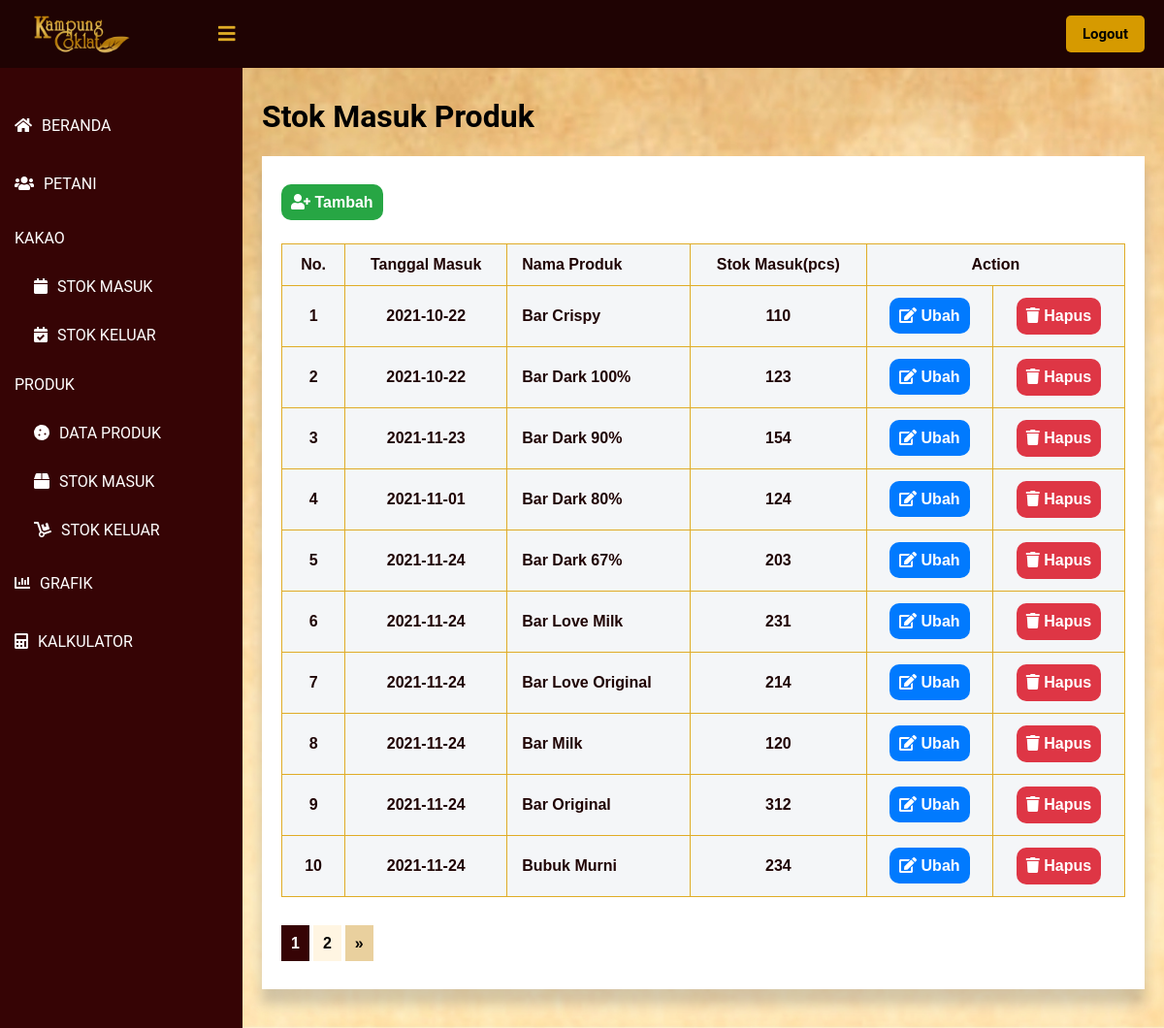
Page /public/lihat_SMP/1 (signed in) on the committed database.
### tables this page shows
CREATE TABLE `stok_masuk_produk` (
  `id_masuk_produk` int(11) NOT NULL,
  `tanggal_masuk` timestamp NOT NULL DEFAULT current_timestamp(),
  `nama_produk` int(11) NOT NULL,
  `stok_masuk` int(11) NOT NULL
);

CREATE TABLE `produk` (
  `id_produk` int(11) NOT NULL,
  `nama_produk` varchar(30) NOT NULL,
  `berat_bersih` int(11) NOT NULL,
  `harga` int(11) NOT NULL,
  `produksi_kakao_kering` int(11) NOT NULL,
  `produksi_kakao_basah` int(11) NOT NULL
);

### app/core/Controller.php (called while the page is built, shortened)
<?php
class Controller {
    public function view($view, $data = [])
    {
        require_once   '../app/views/'.$view.'.php';
    }
}
?>

### app/controllers/Lihat_SMP.php (called while the page is built, shortened)
<?php
class Lihat_SMP extends Controller {
    public function index($page)
    {
        $id_user = $_SESSION['id'];
        $user = $this->model('User_model')->getUserById($id_user);
        $data['masuk_produk'] = $this->model('SMP_model')->getList($page);
        $data['nama'] = $user['nama'];
        $this->view('lihat_SMP/index', $data);
    }
}
?>

### app/core/App.php (called while the page is built, shortened)
<?php
class App {
    protected $method = 'index';
    protected $params = [];
    public function __construct()
    {
        $url = $this->parseURL();
        if ( file_exists('../app/controllers/' . $url[0] . '.php') ) {
            unset($url[0]);
        }
        $this->controller = new $this->controller;
        if ( !empty($url) ) {
            $this->params = array_values($url);
        }
        call_user_func_array([$this->controller, $this->method], $this->params);
    }
    public function parseURL()
    {
        if ( isset($_GET['url']) ) {
            $url = rtrim($_GET['url'], '/');
            $url = filter_var($url, FILTER_SANITIZE_URL);
            $url = explode("/", $url);
            return $url;
        }
    }
}

### public/index.php (called while the page is built, shortened)
<?php
$app = new App;

### app/core/Database.php (called while the page is built, shortened)
<?php
class Database {
    private $host = DB_HOST;
    private $db_name = DB_NAME;
    private $dbh;
    private $stmt;
    public function __construct()
    {
        $dsn = 'mysql:host=' . $this->host . ';dbname=' . $this->db_name;
        try {
            $this->dbh = new PDO($dsn, 'root', '');
        } catch(PDOException $e) {
            die($e->getMessage());
        }
    }
    public function query($query)
    {
        $this->stmt = $this->dbh->prepare($query);
    }
    public function bind($param, $value, $type=null)
    {
        if ( is_null($type) ) {
            switch( true ) {
                default :
                    $type = PDO::PARAM_STR;
            }
        }
        $this->stmt->bindValue($param, $value, $type);
    }
    public function execute()
    {
        $this->stmt->execute();
    }
    public function resultSet()
    {
        $this->execute();
        return $this->stmt->fetchAll(PDO::FETCH_ASSOC);
    }
}

### app/models/SMP_model.php (called while the page is built, shortened)
<?php
class SMP_model {
    private $table = 'stok_masuk_produk';
    private $db;
    public function __construct()
    {
        $this->db = new Database;
    }
    public function getList($page)
    {
        $data = [];
        $jumlahDataSetiapPage = 10;
        $this -> db -> query("SELECT stok_masuk_produk.*, produk.nama_produk, DATE_FORMAT(tanggal_masuk, '%Y-%m-%d') AS tanggal_masuk FROM `" . $this->table . "` LEFT JOIN produk ON produk.id_produk = stok_masuk_produk.nama_produk");
        $jumlahData = $this -> db -> resultSet();
        $jumlahData = count($jumlahData);
        $jumlahPage = ceil($jumlahData / $jumlahDataSetiapPage);
        $halamanSaatIni = ( isset($page) ) ? $page : 1;
        $dataPertama = ($jumlahDataSetiapPage * $halamanSaatIni) - $jumlahDataSetiapPage;
        $this -> db -> query("SELECT stok_masuk_produk.*, produk.nama_produk, DATE_FORMAT(tanggal_masuk, '%Y-%m-%d') AS tanggal_masuk FROM `" . $this->table . "` LEFT JOIN produk ON produk.id_produk = stok_masuk_produk.nama_produk LIMIT $dataPertama, $jumlahDataSetiapPage");
        $daftarData = $this -> db -> resultSet();
        $data['list_data'] = $daftarData;
        $data['halaman_saat_ini'] = $halamanSaatIni;
        $data['jumlah_halaman'] = $jumlahPage;
        return $data;
    }
}

### app/views/lihat_SMP/index.php (the view, shortened to what this page needs)
<!DOCTYPE html>
<html lang=”en”>
<head>
	<link href="<?= BASEURL ?>/css/melihat_petani.css" rel="stylesheet" type="text/css">
    <link rel="stylesheet" href="https://cdnjs.cloudflare.com/ajax/libs/font-awesome/5.12.1/css/all.min.css">
</head>
<body>
    <header>
        <label for="check">
            <i class="fas fa-bars" id="sidebar_btn"></i>
        </label>
        <div class="left_area">
            <img src="http://localhost/KampungCoklat/public/img/Logo-Daun.png">
        </div>
        <div class="right_area">
            <a href="<?= BASEURL ?>/logout" style="color: #000; margin-left: 10px;" class="logout_btn">Logout</a>
        </div>
    </header>
    <div class="sidebar">
        <a class="menu" href="<?= BASEURL ?>/beranda"><i class="fas fa-home"></i><span>BERANDA</span></a>
        <a class="menu" href="<?= BASEURL ?>/lihat_petani/1"><i class="fas fa-users"></i><span>PETANI</span></a>
        <p class="menu2">KAKAO</p>
        <a class="sub_menu" href="<?= BASEURL ?>/lihat_stok/1"><i class="fas fa-calendar"></i><span>STOK MASUK</span></a>
        <a class="sub_menu" href="<?= BASEURL ?>/lihat_SKK/1"><i class="fas fa-calendar-check"></i><span>STOK KELUAR</span></a>
        <p class="menu2">PRODUK</p>
        <a class="sub_menu" href="<?= BASEURL ?>/lihat_produk/1"><i class="fas fa-cookie"></i><span>DATA PRODUK</span></a>
        <a class="sub_menu" href="<?= BASEURL ?>/lihat_SMP/1"><i class="fas fa-box"></i><span>STOK MASUK</span></a>
        <a class="sub_menu" href="<?= BASEURL ?>/lihat_SKP/1"><i class="fas fa-dolly"></i><span>STOK KELUAR</span></a>
        <a class="menu" href="<?= BASEURL ?>/grafik/2021"><i class="fas fa-chart-bar"></i><span>GRAFIK</span></a>
        <a class="menu" href="<?= BASEURL ?>/kalkulator"><i class="fas fa-calculator"></i><span>KALKULATOR</span></a>
    </div>
    <div class="content">
        <div class="card">
            <h1>Stok Masuk Produk</h1>
        </div>
        <div class="card_table">
            <div>
                <div class="card_table1">
                    <br><br>
                    <a href="<?= BASEURL ?>/tambah_SMP" class="tambah"><i class="fas fa-user-plus"></i><span> Tambah</span></a>
                </div>
                </div>
                <div class="card_table2">
                    <table class="tabelMahasiswa" width="60%">
                        <tr>
                            <th style="text-align: center;">No.</th>
                            <th style="text-align: center;">Tanggal Masuk</th>
                            <th>Nama Produk</th>
                            <th style="text-align: center;">Stok Masuk(pcs)</th>
                            <th colspan="2" style="text-align: center;">Action</th>
                        </tr>
                        <?php foreach ($data['masuk_produk']['list_data'] as $key => $value) { ?>
                        <tr>
                            <th style="text-align: center;"><?= ($key + 1) ?></th>
                            <th style="text-align: center;"><?= $value['tanggal_masuk'] ?></th>
                            <th><?= $value['nama_produk'] ?></th>
                            <th style="text-align: center;"><?= $value['stok_masuk'] ?></th>
                            <th style = "text-align: center;">
                                <a class = 'edit' href = '<?= BASEURL;?>/ubah_SMP/<?= $value['id_masuk_produk']?>'><i class="fas fa-edit"></i> Ubah</a>
                            </th>
                            <th style = "text-align: center;">
                                <form method="get" action="<?= BASEURL;?>/hapus_SMP/hapus/<?= $value['id_masuk_produk']?>">
                                    <button style = "font-size: 16px; border: none;" type="submit" class="hapus" onclick="return confirm('Apakah anda yakin ingin menghapus data tersebut?');"><i class="fas fa-trash"></i> Hapus</button>
                                </form>
                            </th>
                        </tr>
                        <?php } ?>
                    </table>
                    <br>
                    <br>
                    <?php for($p = 1; $p <= $data['masuk_produk']['jumlah_halaman']; $p++): ?>
                        <?php if($p == $data['masuk_produk']['halaman_saat_ini']): ?>
                            <a href= "<?= BASEURL ?>/lihat_SMP/<?= $p; ?>" class = 'page_aktif'><?= $p; ?></a>
                        <?php else: ?>
                            <a href= "<?= BASEURL ?>/lihat_SMP/<?= $p; ?>"  class = 'page'><?= $p; ?></a>
                        <?php endif; ?>
                    <?php endfor; ?>
                    <?php if($data['masuk_produk']['halaman_saat_ini'] < $data['masuk_produk']['jumlah_halaman']): ?>
                        <a href = "<?= BASEURL ?>/lihat_SMP/<?= $data['masuk_produk']['halaman_saat_ini'] + 1; ?>"  class = 'pageLebih'>&raquo;</a>
                    <?php endif; ?>
                    <br>
                    <br>
                    <br>
                </div>
            </div>
        </div>
</body>
</html>

### public/css/melihat_petani.css (style rules this page uses)
body { margin: 0; padding: 0; font-family: "Roboto", sans-serif; }
header { z-index: 1; position: fixed; background: #1f0303; padding: 20px; width: calc(100% - 0%); top: 0; height: 30px; }
.left_area img { width: 120px; margin-top: -15px; }
.logout_btn { padding-left: 17px; padding-right: 17px; padding-bottom: 10px; padding-top: 10px; background: #d69a00; text-decoration: none; float: right; margin-top: -60px; margin-right: 40px; border-radius: 5px; font-size: 15px; font-weight: 600; color: #360405; transition: 0.5s; transition-property: background; }
.sidebar { z-index: 1; top: 0; background: #360405; margin-top: 70px; padding-top: 30px; position: fixed; left: 0; width: 250px; height: calc(100% - 9%); transition: 0.5s; transition-property: left; overflow-y: auto; }
.menu { color: #fff; display: block; width: 100%; line-height: 60px; text-decoration: none; padding-left: 15px; box-sizing: border-box; transition: 0.5s; transition-property: background; }
.menu2 { color: #fff; display: block; width: 100%; text-decoration: none; padding-left: 15px; box-sizing: border-box; transition: 0.5s; transition-property: background; }
.sub_menu { color: #fff; display: block; width: 100%; line-height: 50px; text-decoration: none; padding-left: 35px; box-sizing: border-box; transition: 0.5s; transition-property: background; }
.sidebar i { padding-right: 10px; }
label #sidebar_btn { z-index: 1; color: #e0ac26; position: fixed; cursor: pointer; left: 225px; font-size: 20px; margin: 5px 0; transition: 0.5s; transition-property: color; }
.content { background: url('http://localhost/KampungCoklat/public/img/bg.jpg'); background-position: center; background-size: cover; height: auto; transition: 0.5s; width: (100% - 250px); margin-top: 60px; padding: 20px; margin-left: 250px; }
.content .card_table { box-shadow: 0 19px 38px rgba(255, 255, 255, 0.3), 0 15px 12px rgba(0,0,0,0.22); background-color: #fff; }
.tabelMahasiswa { margin-top: 10px; font-family: Arial; border-collapse: collapse; width: 100%; }
.content .card_table1 { margin: 20px; height: 50px; }
.content .card_table2 { margin-top: 40px; margin-left: 20px; margin-bottom: 20px; margin-right: 20px; }
.tambah { cursor: crosshair; text-decoration: none; background-color: #27a644; padding: 10px 10px; text-align: center; border-radius: 10px; font-family: Arial; font-weight: bold; color: white; }
.edit { text-decoration: none; background-color: #017afe; padding: 10px 10px; text-align: center; border-radius: 10px; font-family: Arial; font-weight: bold; color: white; cursor: pointer; }
.pageLebih { text-decoration: none; background-color: #e9d09e; padding: 10px 10px; text-align: center; font-family: Arial; font-weight: bold; color: black; }
.page { text-decoration: none; background-color: #fff5e2; padding: 10px 10px; text-align: center; font-family: Arial; font-weight: bold; color: black; }
.page_aktif { text-decoration: none; background-color: #360405; padding: 10px 10px; text-align: center; font-family: Arial; font-weight: bold; color: white; font-weight: bold; }
.hapus { text-decoration: none; background-color: #de3645; padding: 10px 10px; text-align: center; border-radius: 10px; font-family: Arial; font-weight: bold; color: white; cursor: pointer; }
td, th { border: 1px solid #e0ac26; padding: 15px; }
tr:nth-child(even) { background-color: #747677; }
th { padding-top: 12px; padding-bottom: 12px; text-align: left; background-color: #f4f6f8; color: #1f0303; }

### rows in the picture
stok_masuk_produk: tanggal_masuk "2021-10-22", nama_produk.nama_produk "Bar Crispy", stok_masuk "110"
stok_masuk_produk: tanggal_masuk "2021-10-22", nama_produk.nama_produk "Bar Dark 100%", stok_masuk "123"
stok_masuk_produk: tanggal_masuk "2021-11-23", nama_produk.nama_produk "Bar Dark 90%", stok_masuk "154"
stok_masuk_produk: tanggal_masuk "2021-11-01", nama_produk.nama_produk "Bar Dark 80%", stok_masuk "124"
stok_masuk_produk: tanggal_masuk "2021-11-24", nama_produk.nama_produk "Bar Dark 67%", stok_masuk "203"
stok_masuk_produk: tanggal_masuk "2021-11-24", nama_produk.nama_produk "Bar Love Milk", stok_masuk "231"
stok_masuk_produk: tanggal_masuk "2021-11-24", nama_produk.nama_produk "Bar Love Original", stok_masuk "214"
stok_masuk_produk: tanggal_masuk "2021-11-24", nama_produk.nama_produk "Bar Milk", stok_masuk "120"
stok_masuk_produk: tanggal_masuk "2021-11-24", nama_produk.nama_produk "Bar Original", stok_masuk "312"
stok_masuk_produk: tanggal_masuk "2021-11-24", nama_produk.nama_produk "Bubuk Murni", stok_masuk "234"
